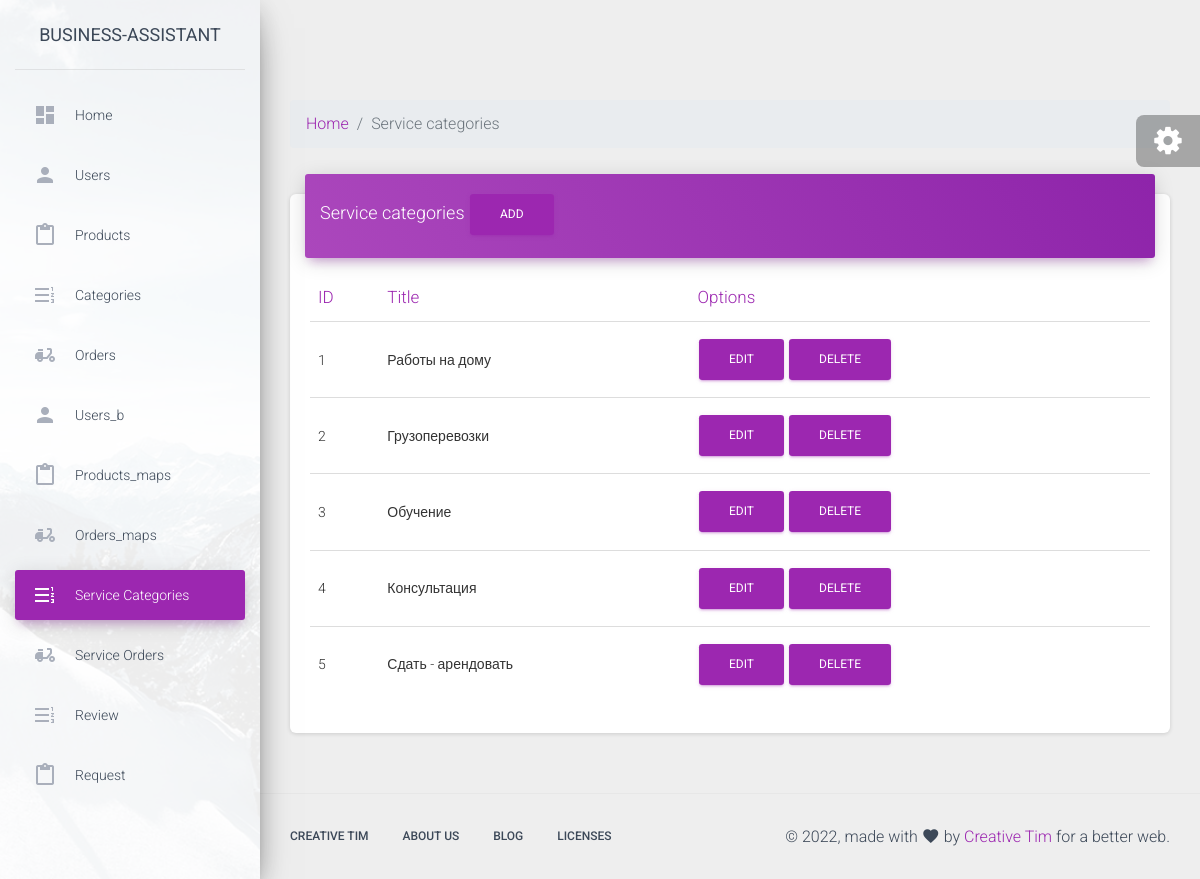
Page /admin/serv_categories.php on the committed database.
### tables this page shows
CREATE TABLE `serv_category` (
  `serv_cat_id` int(11) NOT NULL,
  `serv_cat_name` varchar(255) NOT NULL
);

### admin/serv_categories.php (the view, shortened to what this page needs)
<?php
include $_SERVER["DOCUMENT_ROOT"] . "/configs/db.php";
include $_SERVER["DOCUMENT_ROOT"] . "/admin/parts/header.php";
?>
<nav aria-label="breadcrumb">
  <ol class="breadcrumb">
    <li class="breadcrumb-item"><a href="/admin">Home</a></li>
    <li class="breadcrumb-item active" aria-current="page">Service categories</li>
  </ol>
</nav>
<div class="row">
  <div class="col-md-12">
    <div class="card">
      <div class="card-header card-header-primary">
        <h4 class="card-title ">
          Service categories
          <a href="modules/serv_categories/add.php" class="btn btn-primary">ADD</a>
        </h4>
      </div>
      <div class="card-body">
        <div class="table-responsive">
          <table class="table">
            <thead class=" text-primary">
              <th>ID</th>
              <th>Title</th>
              <th>Options</th>
            </thead>
            <tbody>
              <?php
               $sql = "SELECT * FROM serv_category";
                $result = $conn->query($sql);
                while ($row = mysqli_fetch_assoc($result)) {
              ?>
                <tr>
                  <td><?php echo $row["serv_cat_id"] ?></td>
                  <td><?php echo $row["serv_cat_name"] ?></td>
                  <td>
                      <a href="modules/serv_categories/edit.php?id=<?php echo $row["serv_cat_id"] ?>" class="btn btn-primary">EDIT</a>
                      <a href="modules/serv_categories/delete.php?id=<?php echo $row["serv_cat_id"] ?>"class="btn btn-primary">DELETE</a>
                  </td>
                </tr>
              <?php
              }
              ?>
            </tbody>
          </table>
        </div>
      </div>
    </div>
  </div>
</div>
<?php
include $_SERVER["DOCUMENT_ROOT"] . "/admin/parts/footer.php";
?>

### rows in the picture
serv_category: serv_cat_id "1", serv_cat_name "Работы на дому"
serv_category: serv_cat_id "2", serv_cat_name "Грузоперевозки"
serv_category: serv_cat_id "3", serv_cat_name "Обучение"
serv_category: serv_cat_id "4", serv_cat_name "Консультация"
serv_category: serv_cat_id "5", serv_cat_name "Сдать - арендовать"
